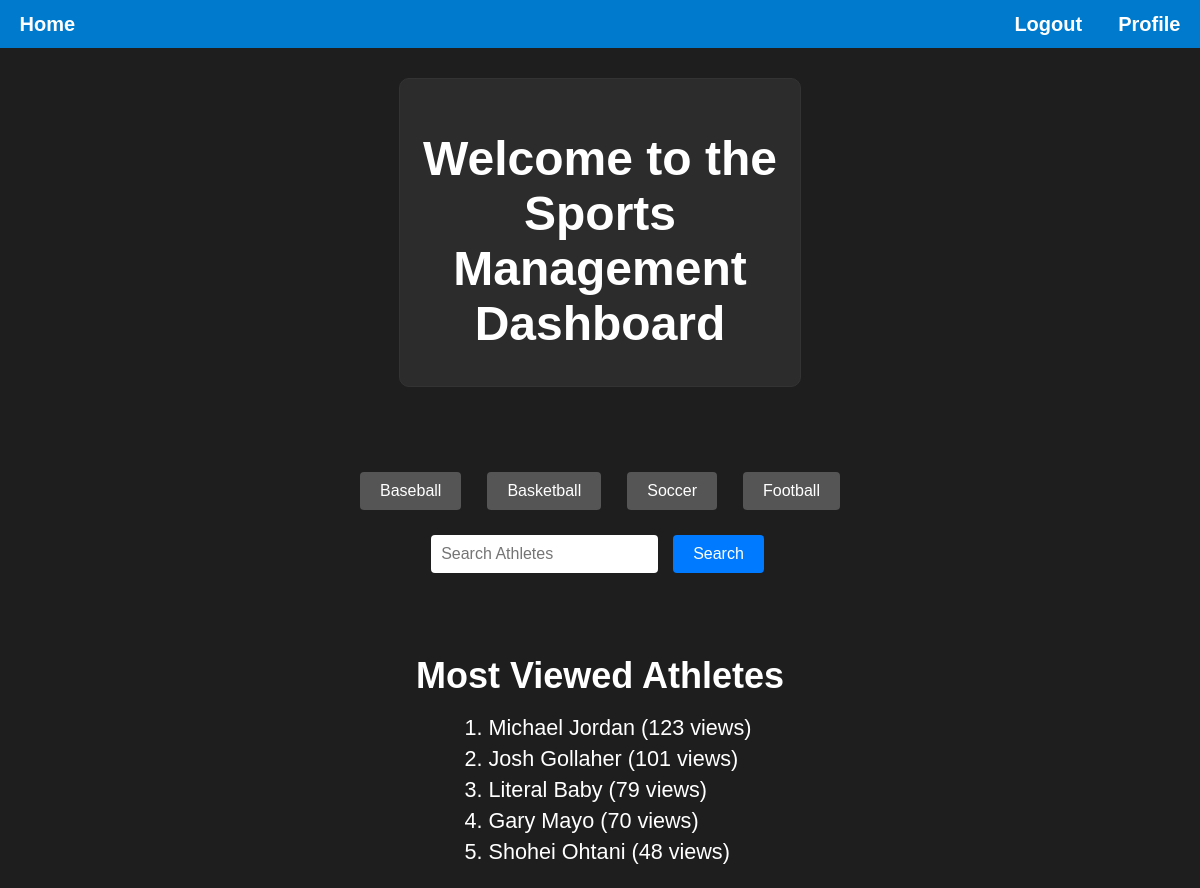
The app's page / (signed in) with its own data.
### main/models.py (models this page shows, shortened)
class Athlete(models.Model):
    SPORT_CHOICES = [
        ('baseball', 'baseball'),
        ('basketball', 'basketball'),
        ('soccer', 'soccer'),
        ('football', 'football'),
    ]
    id = models.AutoField(primary_key=True)
    firstName = models.CharField(max_length=20, default='N/A')
    lastName = models.CharField(max_length=20, default='N/A')
    height = models.CharField(max_length=5, default='N/A',blank=True, null=True)
    weight = models.IntegerField(blank=True, null=True)
    birthDate = models.DateField(blank=True, null=True)
    age = models.IntegerField(blank=True, null=True)
    wins = models.IntegerField(blank=True, null=True)
    losses = models.IntegerField(blank=True, null=True)
    joinYear = models.IntegerField(blank=True, null=True)
    sport = models.CharField(max_length=20, choices=SPORT_CHOICES, default='Baseball')
    teamName = models.CharField(max_length=20, default='N/A')
    position = models.CharField(max_length=20, default='N/A', blank=True, null=True)
    numViews = models.IntegerField(default=0, blank=True, null=True)

### main/views.py (the view, shortened to what this page needs)
# urls.py: path("", views.landing_page, name="landing_page"),
def landing_page(request):
    logged_in = request.session.get('logged_in', False)
    curr_user_name = request.session.get('curr_user_name', "")
    viewed_athletes = Athlete.objects.order_by("-numViews")[:5]
    search_form = AthleteSearchForm(request.GET or None)
    search_results = []
    context = {
        "logged_in": logged_in,
        "curr_user_name": curr_user_name,
        "viewed_athletes": viewed_athletes,
        "search_form": search_form,
        "search_results": search_results
    }
    return render(request, "main/landing_page.html", context)

### main/forms.py
class AthleteSearchForm(forms.Form):
    search_query = forms.CharField(
        label="Search Athletes",
        max_length=100,
        required=False,
        widget=forms.TextInput(attrs={'style': 'width: 200px;'})
    )

### main/templates/main/landing_page.html (shortened to what this page needs)
{% load static %}
<!DOCTYPE html>
<html lang="en">
<head>
    <link rel="stylesheet" href="{% static 'styles.css' %}" />
</head>
<body>
    <div class="header">
        <p><a href="{% url 'landing_page' %}">Home</a></p>
        <div class="header-container">
            {% if not logged_in %}
            <p><a href="{% url 'login_page' %}">Login</a></p>
            <p><a href="{% url 'signup_page' %}">Signup</a></p>
            {% else %}
            <p><a href="{% url 'logout' %}">Logout</a></p>
            <p><a href="{% url 'user_page' curr_user_name %}">Profile</a></p>
            {% endif %}
        </div>
    </div>
    <div class="container">
        <h1>Welcome to the Sports Management Dashboard</h1>
    </div>
    <div class="sports-buttons">
        <form action="{% url 'sports_page' sport='baseball' %}" method="get" style="display:inline;">
            <button type="submit" class="btn-secondary">Baseball</button>
        </form>
        <form action="{% url 'sports_page' sport='basketball' %}" method="get" style="display:inline;">
            <button type="submit" class="btn-secondary">Basketball</button>
        </form>
        <form action="{% url 'sports_page' sport='soccer' %}" method="get" style="display:inline;">
            <button type="submit" class="btn-secondary">Soccer</button>
        </form>
        <form action="{% url 'sports_page' sport='football' %}" method="get" style="display:inline;">
            <button type="submit" class="btn-secondary">Football</button>
        </form>
    </div>
    <div class="search-container">
        <form method="get" action="{% url 'search_page' %}" class="search-form">
            <input type="text" name="search_query" placeholder="Search Athletes" value="{{ search_form.search_query.value|default:'' }}" />
            <button type="submit">Search</button>
        </form>
    </div>
    <h2 class="viewed-athletes-title">Most Viewed Athletes</h2>
    <ol>
        {% for athlete in viewed_athletes %}
            <li><a href="{% url 'athlete_page' sport=athlete.sport athlete_id=athlete.id%}">{{ athlete.firstName }} {{ athlete.lastName }} ({{ athlete.numViews }} views)</li>
        {% endfor %}
    </ol>
</body>
</html>

### main/static/styles.css (style rules this page uses)
body { background-color: #1e1e1e; color: #ffffff; font-family: Arial, sans-serif; display: flex; flex-direction: column; align-items: center; min-height: 100vh; margin: 0; }
.header { display: flex; flex: auto; background-color: #007acc; font-size: 20px; font-weight: 600; justify-content: space-around; align-items: center; gap: 75%; max-height: 48px; min-width: 100%; }
.header-container { display: flex; justify-content: space-between; gap: 36px; }
.container { text-align: center; padding: 20px; border: 1px solid #333; border-radius: 10px; background-color: #2c2c2c; margin-top: 30px; width: 30%; }
h1 { font-size: 3em; margin-bottom: 15px; }
a { color: inherit; text-decoration: none; }
input { width: 50px; margin: 10px auto; }
button { font-size: 1em; color: #ffffff; background-color: #007acc; border: none; padding: 10px 20px; border-radius: 5px; cursor: pointer; margin: 5px; }
.search-container { display: flex; justify-content: center; align-items: center; min-width: 50%; padding: 10px; margin-bottom: 2rem; }
.search-form { display: flex; align-items: center; gap: 10px; }
.viewed-athletes-title { font-size: 36px; margin-bottom: 0; }
.viewed-athletes-title+ol li { font-size: 1.2em; margin-bottom: 5px; }
ol { font-size: 18px; }
.search-form input[type="text"] { width: 80%; padding: 10px; font-size: 1rem; border: none; border-radius: 4px; }
.search-form button { padding: 10px 20px; background-color: #007bff; color: #fff; border: none; border-radius: 4px; cursor: pointer; }
.sports-buttons { display: flex; justify-content: center; gap: 1rem; margin-top: 5rem; }
.btn-secondary { padding: 10px 20px; background-color: #555; color: #fff; border: none; border-radius: 4px; cursor: pointer; }

### records on screen
Athlete: firstName "Michael", lastName "Jordan", numViews "123"
Athlete: firstName "Josh", lastName "Gollaher", numViews "101"
Athlete: firstName "Literal", lastName "Baby", numViews "79"
Athlete: firstName "Gary", lastName "Mayo", numViews "70"
Athlete: firstName "Shohei", lastName "Ohtani", numViews "48"
